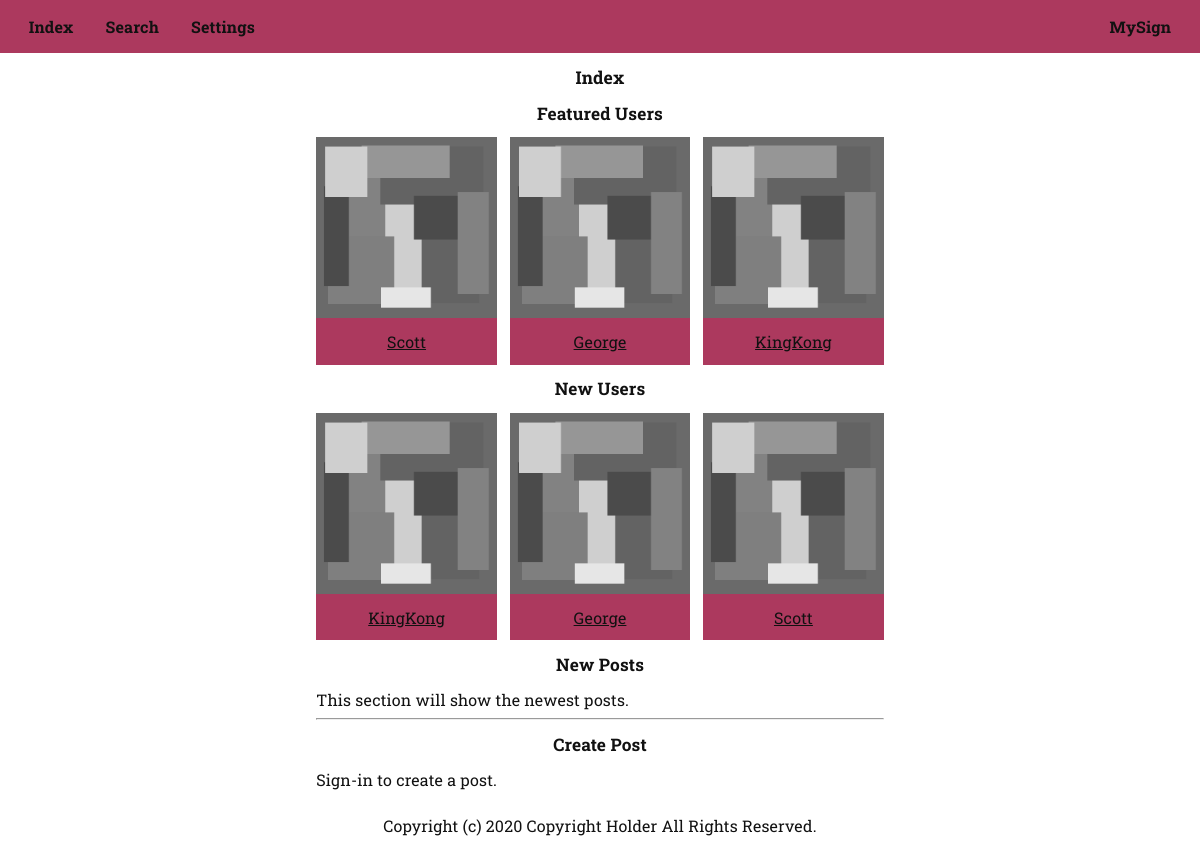
Before: / with the older database file.
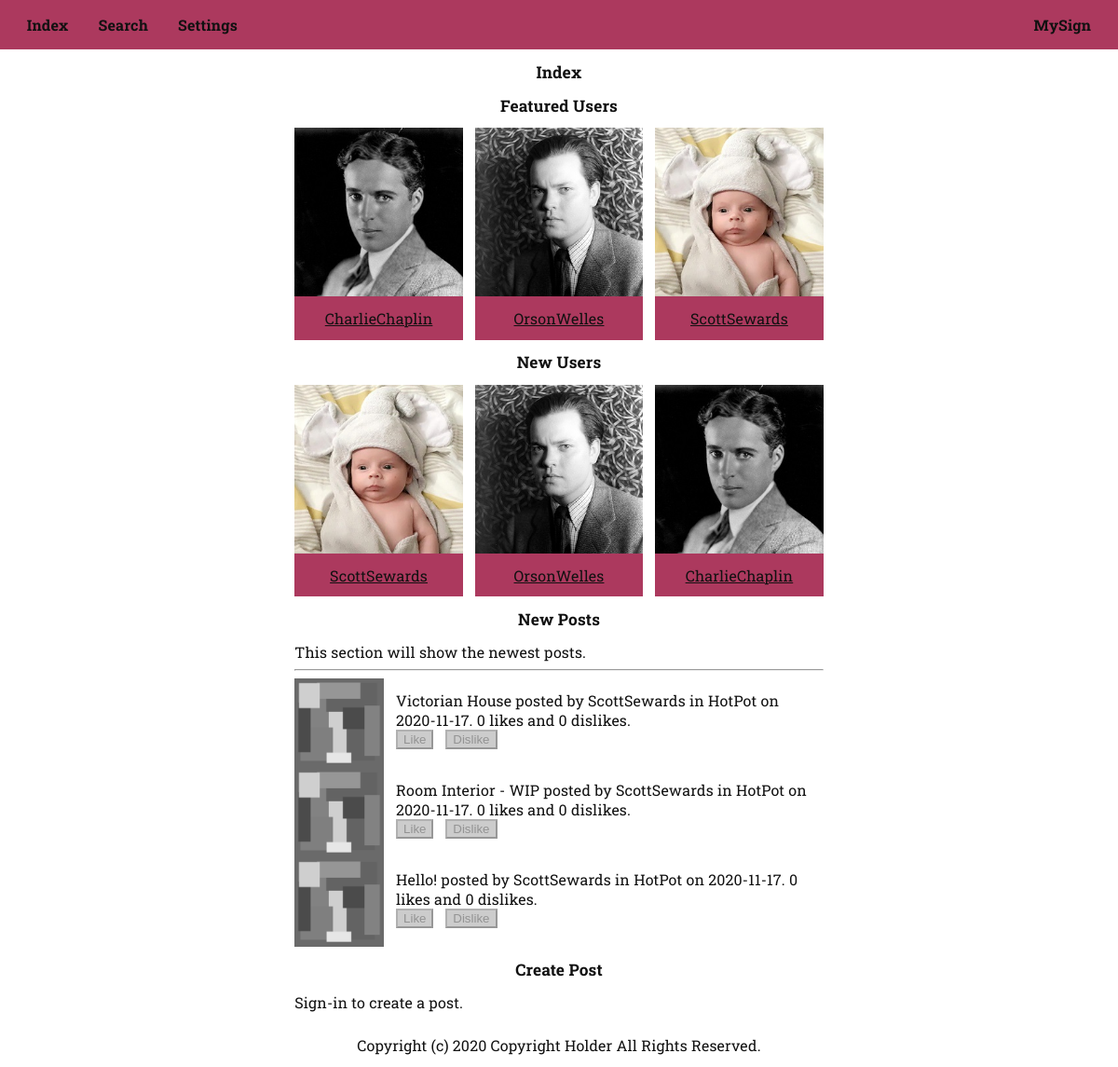
After: the same page with the newer database file.
### tables this page shows
CREATE TABLE `users` (
  `id` int(11) NOT NULL,
  `created` date NOT NULL DEFAULT current_timestamp(),
  `name` text NOT NULL,
  `email` text NOT NULL,
  `verified` tinyint(1) NOT NULL DEFAULT 0,
  `can_email` tinyint(1) NOT NULL DEFAULT 1,
  `password` text NOT NULL,
  `picture` text NOT NULL DEFAULT 'images/picture.png',
  `banner` text NOT NULL DEFAULT 'images/banner.png'
);

CREATE TABLE `posts` (
  `id` int(11) NOT NULL,
  `posted` date NOT NULL DEFAULT current_timestamp(),
  `posted_by` int(11) NOT NULL,
  `posted_in` text NOT NULL,
  `title` text NOT NULL,
  `content` text NOT NULL,
  `likes` int(11) NOT NULL DEFAULT 0,
  `dislikes` int(11) NOT NULL DEFAULT 0
);

CREATE TABLE `communities` (
  `id` int(11) NOT NULL,
  `created` date NOT NULL DEFAULT current_timestamp(),
  `created_by` int(11) NOT NULL,
  `admin` int(11) NOT NULL,
  `name` text NOT NULL,
  `description` text NOT NULL,
  `picture` text NOT NULL DEFAULT 'images/picture.png',
  `banner` text NOT NULL DEFAULT 'images/banner.png',
  `subscribers` int(11) NOT NULL DEFAULT 0
);

### index.php (the view, shortened to what this page needs)
<?php
require_once("head.php");
?>
<main>
  <section>
    <h1>Index</h1>
    <h2>Featured Users</h2>
    <div class='users'>
      <?php
      $select = mysqli_query($connection, "SELECT * FROM users ORDER BY id ASC LIMIT 3");
      while($fetch = mysqli_fetch_assoc($select)) {
        $name = $fetch['name'];
        $picture = $fetch['picture'];
        $link = "user.php?name={$name}";
        echo "
        <div class='user'>
          <img src='{$picture}'/>
          <span class='name'><a href='{$link}'>{$name}</a></span>
        </div>";
      }
      ?>
    </div>
  </section>
  <section>
    <h2>New Users</h2>
    <div class='users'>
      <?php
      $select = mysqli_query($connection, "SELECT * FROM users ORDER BY id DESC LIMIT 3");
      while($fetch = mysqli_fetch_assoc($select)) {
        $name = $fetch['name'];
        $picture = $fetch['picture'];
        $link = "user.php?name={$name}";
        echo "
        <div class='user'>
          <img src='{$picture}'/>
          <span class='name'><a href='{$link}'>{$name}</a></span>
        </div>";
      }
      ?>
    </div>
  </section>
  <section>
    <h2>New Posts</h2>
    <p>This section will show the newest posts.</p>
    <hr>
    <div id='posts'>
      <?php
      $select = mysqli_query($connection, "SELECT * FROM posts ORDER BY id DESC LIMIT 5");
      while($fetch = mysqli_fetch_array($select)) {
        $posted = $fetch["posted"];
        $posted_by = $fetch["posted_by"];
        $select_posted_by = mysqli_query($connection, "SELECT name FROM users WHERE id='{$posted_by}'");
        $fetch_posted_by = mysqli_fetch_array($select_posted_by);
        $posted_by = $fetch_posted_by["name"];
        $posted_in = $fetch["posted_in"];
        $select_posted_in = mysqli_query($connection, "SELECT name FROM communities WHERE id='{$posted_in}'");
        $fetch_posted_by = mysqli_fetch_array($select_posted_in);
        $posted_in = $fetch_posted_by["name"];
        $title = $fetch["title"];
        $likes = $fetch["likes"];
        $dislikes = $fetch["dislikes"];
        echo "
        <div class='post'>
          <img src='images/picture.png' alt='Placeholder'/>
          <div>
            <div>
              <p><span>{$title}</span> posted by <span>{$posted_by}</span> in <span>{$posted_in}</span> on <span>{$posted}</span>. <span>{$likes}</span> likes and <span>{$dislikes}</span> dislikes.</p>
            </div>
            <div class='inline'>
            <button type='button' name='like' disabled>Like</button>
            <button type='button' name='dislike' disabled>Dislike</button>
            </div>
          </div>
        </div>";
      }
      ?>
    </div>
  </section>
  <section>
    <h2>Create Post</h2>
    <?php
    if(isset($my_id)) {
      echo "
      <p>This feature is in-development. If you post, it will be posted in the HotPot community until creating communities is supported. Soon you will be able to post pictures too.</p>
      <hr>
      <form action='index.php' method='POST'>
        <div class='inline'>
          <label for='title'>Title*</label>
          <input id='title' type='text' name='title' required>
        </div>
        <div>
          <label for='content'>Content*</label>
          <textarea id='content' name='content' required></textarea>
        </div>
        <input type='submit' name='submit-post' value='Submit Post'/>
      </form>";
    } else echo "Sign-in to create a post.";
    ?>
  </section>
</main>
<?php
require_once("foot.php");
?>

### head.php (shortened to what this page needs)
<!DOCTYPE html>
<html lang='en' dir='ltr'>
  <head>
    <link rel='stylesheet' type='text/css' href='css/variables.min.css'/>
    <link rel='stylesheet' type='text/css' href='css/content.min.css'/>
    <link rel='stylesheet' type='text/css' href='css/layouts.min.css'/>
    <link rel='stylesheet' type='text/css' href='css/components.min.css'/>
  </head>
  <body>
    <nav>
      <div>
        <a id='index-link' href='index.php'>Index</a>
        <a id='search-link' href='search.php'>Search</a>
        <a id='settings-link' href='settings.php'>Settings</a>
      </div>
      <div>
        <p>MySign</p>
      </div>
    </nav>

### foot.php (shortened to what this page needs)
    <footer>
      <p>Copyright (c) 2020 Copyright Holder All Rights Reserved.</p>
    </footer>
  </body>
</html>

Changed rows visible on the page:
removed users: picture (picture), name "Scott"
removed users: picture (picture), name "George"
removed users: picture (picture), name "KingKong"
added users: picture (picture), name "CharlieChaplin"
added users: picture (picture), name "OrsonWelles"
added users: picture (picture), name "ScottSewards"
added posts: title "Victorian House", users.name "ScottSewards", communities.name "HotPot", posted "2020-11-17", likes "0", dislikes "0"
added posts: title "Room Interior - WIP", users.name "ScottSewards", communities.name "HotPot", posted "2020-11-17", likes "0", dislikes "0"
added posts: title "Hello!", users.name "ScottSewards", communities.name "HotPot", posted "2020-11-17", likes "0", dislikes "0"
